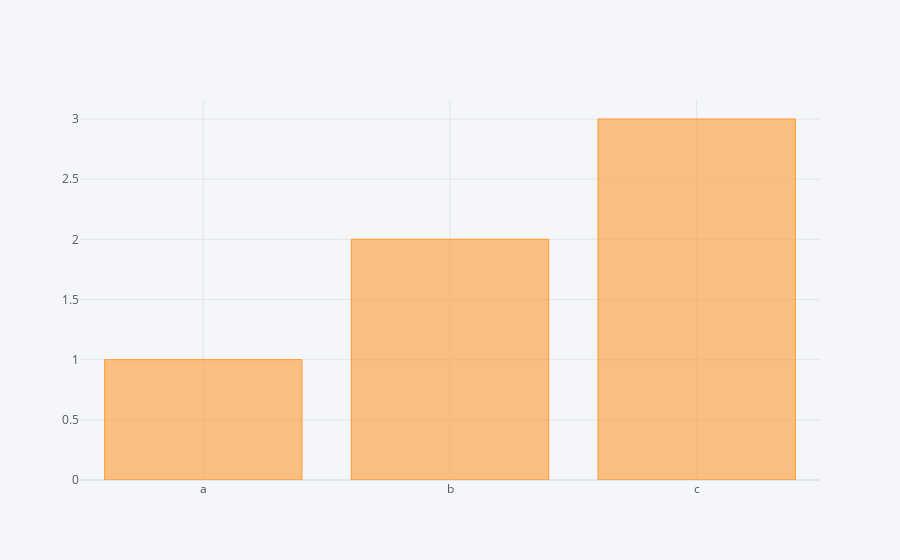

Notebook code for this chart:
### Code cell
df2.iplot(kind='bar', x='Category', y='values')

### Figure 1 — Plotly figure (JSON) as saved in the notebook; plotly's stock layout.template omitted (floating-point values rounded to 4 significant figures)
{"data": [{"marker": {"color": "rgba(255, 153, 51, 0.6)", "line": {"color": "rgba(255, 153, 51, 1.0)", "width": 1}}, "name": "values", "orientation": "v", "text": "", "type": "bar", "x": ["a", "b", "c"], "y": [1, 2, 3]}], "layout": {"legend": {"bgcolor": "#F5F6F9", "font": {"color": "#4D5663"}}, "paper_bgcolor": "#F5F6F9", "plot_bgcolor": "#F5F6F9", "title": {"font": {"color": "#4D5663"}}, "xaxis": {"gridcolor": "#E1E5ED", "showgrid": true, "tickfont": {"color": "#4D5663"}, "title": {"font": {"color": "#4D5663"}, "text": ""}, "zerolinecolor": "#E1E5ED"}, "yaxis": {"gridcolor": "#E1E5ED", "showgrid": true, "tickfont": {"color": "#4D5663"}, "title": {"font": {"color": "#4D5663"}, "text": ""}, "zerolinecolor": "#E1E5ED"}}}
